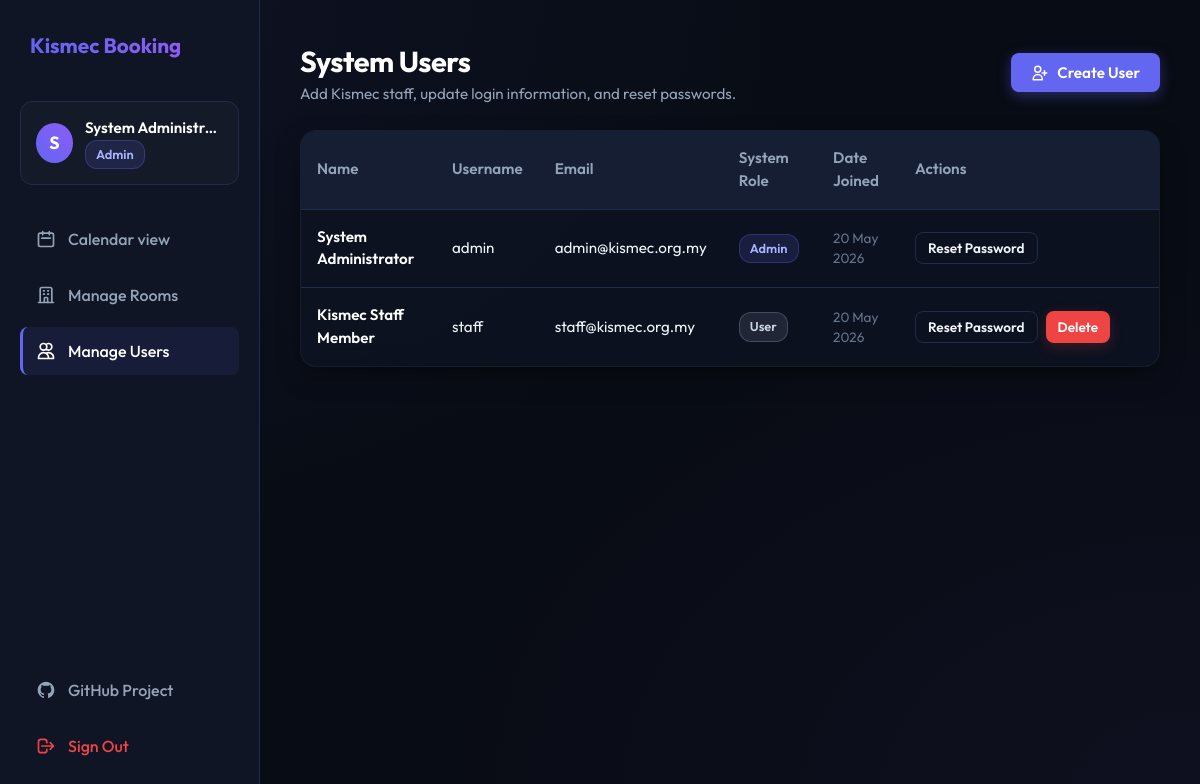
/admin_users.php (signed in), run on the app's committed database.
### tables this page shows
CREATE TABLE IF NOT EXISTS `users` (
    `id` INT AUTO_INCREMENT PRIMARY KEY,
    `username` VARCHAR(50) NOT NULL UNIQUE,
    `password` VARCHAR(255) NOT NULL,
    `full_name` VARCHAR(100) NOT NULL,
    `email` VARCHAR(100) NOT NULL UNIQUE,
    `role` ENUM('admin', 'user') DEFAULT 'user',
    `created_at` TIMESTAMP DEFAULT CURRENT_TIMESTAMP
);

### admin_users.php (the view, shortened to what this page needs)
<?php
require_once 'db_config.php';
$user_id = $_SESSION['user_id'];
$full_name = $_SESSION['full_name'];
try {
    $stmt = $pdo->prepare("SELECT id, username, full_name, email, role, created_at FROM `users` ORDER BY `role` ASC, `full_name` ASC");
    $stmt->execute();
    $users = $stmt->fetchAll();
} catch (PDOException $e) {
    die("Database query error: " . $e->getMessage());
}
?>
<!DOCTYPE html>
<html lang="en">
<head>
    <link rel="stylesheet" href="style.php">
</head>
<body>
    <div class="container-layout">
        <aside class="sidebar" id="dashboard-sidebar">
            <div class="sidebar-logo">
                <span>Kismec Booking</span>
            </div>
            <div class="sidebar-user">
                <div class="sidebar-user-avatar">
                    <?php echo strtoupper(substr($full_name, 0, 1)); ?>
                </div>
                <div class="sidebar-user-info">
                    <div class="sidebar-user-name" title="<?php echo htmlspecialchars($full_name); ?>">
                        <?php echo htmlspecialchars($full_name); ?>
                    </div>
                    <div class="sidebar-user-role">
                        <span class="badge badge-admin">Admin</span>
                    </div>
                </div>
            </div>
            <nav class="sidebar-nav">
                <a href="index.php" class="sidebar-link" id="nav-dashboard">
                    <svg style="width: 20px; height: 20px;" fill="none" stroke="currentColor" viewBox="0 0 24 24" xmlns="http://www.w3.org/2000/svg"><path stroke-linecap="round" stroke-linejoin="round" stroke-width="2" d="M8 7V3m8 4V3m-9 8h10M5 21h14a2 2 0 002-2V7a2 2 0 00-2-2H5a2 2 0 00-2 2v12a2 2 0 002 2z"></path></svg>
                    Calendar view
                </a>
                <a href="admin_resources.php" class="sidebar-link" id="nav-resources">
                    Manage Rooms
                </a>
                <a href="admin_users.php" class="sidebar-link active" id="nav-users">
                    Manage Users
                </a>
            </nav>
            <div class="sidebar-footer">
                <a href="https://github.com/Cr45hOverride/ResourcesBookingSystem" target="_blank" rel="noopener noreferrer" class="sidebar-link" id="nav-github" style="margin-bottom: 8px;">
                    GitHub Project
                </a>
                <a href="logout.php" class="sidebar-link" id="nav-logout" style="color: var(--danger);">
                    <svg style="width: 20px; height: 20px;" fill="none" stroke="currentColor" viewBox="0 0 24 24" xmlns="http://www.w3.org/2000/svg"><path stroke-linecap="round" stroke-linejoin="round" stroke-width="2" d="M17 16l4-4m0 0l-4-4m4 4H7m6 4v1a3 3 0 01-3 3H6a3 3 0 01-3-3V7a3 3 0 013-3h4a3 3 0 013 3v1"></path></svg>
                    Sign Out
                </a>
            </div>
        </aside>
        <main class="main-content">
            <div class="section-header">
                <div>
                    <h2 class="section-title" id="welcome-message">System Users</h2>
                    <p style="color: var(--text-secondary); font-size: 0.95rem;">Add Kismec staff, update login information, and reset passwords.</p>
                </div>
                <button class="btn btn-primary" id="btn-create-user">
                    <svg style="width: 18px; height: 18px;" fill="none" stroke="currentColor" viewBox="0 0 24 24" xmlns="http://www.w3.org/2000/svg"><path stroke-linecap="round" stroke-linejoin="round" stroke-width="2" d="M18 9v3m0 0v3m0-3h3m-3 0h-3m-2-5a4 4 0 11-8 0 4 4 0 018 0zM3 20a6 6 0 0112 0v1H3v-1z"></path></svg>
                    Create User
                </button>
            </div>
            <div class="glass-card" style="padding: 0; overflow: hidden;">
                <div class="table-responsive">
                    <table class="admin-table" id="users-table">
                        <thead>
                            <tr>
                                <th>Name</th>
                                <th>Username</th>
                                <th>Email</th>
                                <th>System Role</th>
                                <th>Date Joined</th>
                                <th style="width: 260px;">Actions</th>
                            </tr>
                        </thead>
                        <tbody>
                            <?php foreach ($users as $u): ?>
                                <tr data-id="<?php echo $u['id']; ?>">
                                    <td style="font-weight: 600; color: #ffffff;" class="td-fullname">
                                        <?php echo htmlspecialchars($u['full_name']); ?>
                                    </td>
                                    <td class="td-username"><?php echo htmlspecialchars($u['username']); ?></td>
                                    <td><?php echo htmlspecialchars($u['email']); ?></td>
                                    <td>
                                        <span class="badge <?php echo $u['role'] === 'admin' ? 'badge-admin' : 'badge-user'; ?>">
                                            <?php echo ucfirst($u['role']); ?>
                                        </span>
                                    </td>
                                    <td style="font-size: 0.85rem; color: var(--text-muted);">
                                        <?php echo date('d M Y', strtotime($u['created_at'])); ?>
                                    </td>
                                    <td>
                                        <div class="actions-column">
                                            <button class="btn btn-secondary btn-small btn-reset-pwd" data-id="<?php echo $u['id']; ?>" data-name="<?php echo htmlspecialchars($u['full_name']); ?>">
                                                Reset Password
                                            </button>
                                            <?php if ($u['id'] !== $user_id):  ?>
                                                <button class="btn btn-danger btn-small btn-delete-user" data-id="<?php echo $u['id']; ?>">
                                                    Delete
                                                </button>
                                            <?php endif; ?>
                                        </div>
                                    </td>
                                </tr>
                            <?php endforeach; ?>
                        </tbody>
                    </table>
                </div>
            </div>
        </main>
    </div>
</body>
</html>

### data on the page
users: full_name "System Administrator", username "admin", email "admin@kismec.org.my", role "Admin", created_at "20 May 2026"
users: full_name "Kismec Staff Member", username "staff", email "staff@kismec.org.my", role "User", created_at "20 May 2026"

### other printed values
substr($full_name, 0, 1) "S"
$full_name "System Administr…"
